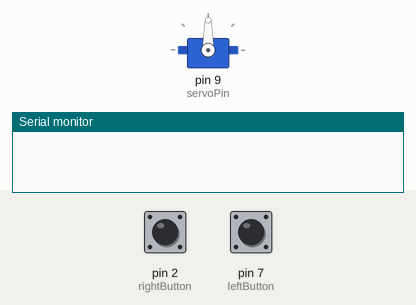
Bench run of a sketch on a simulated Arduino Uno, built with avr-gcc and run on an emulated ATmega328P. Shown: servo, the last lines printed to the serial monitor. The inputs (shaded band) are chosen by the test bench; at power-on: pin 2 (rightButton) LOW, pin 7 (leftButton) LOW.

Above: at 1.2 s.
1.3 s: pin 2 (rightButton) pulled HIGH for 3.2 s
At 4.6 s:
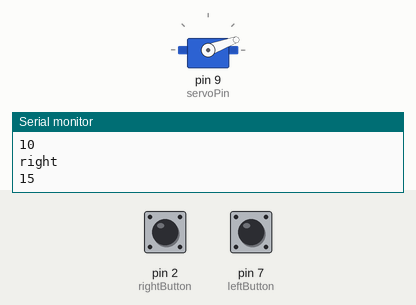
6.0 s: pin 2 (rightButton) pulled HIGH for 3.2 s
At 9.4 s:
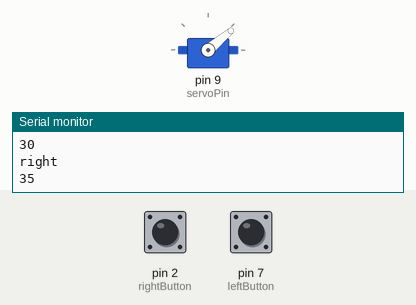
10.7 s: pin 2 (rightButton) pulled HIGH for 3.2 s
At 14.2 s:
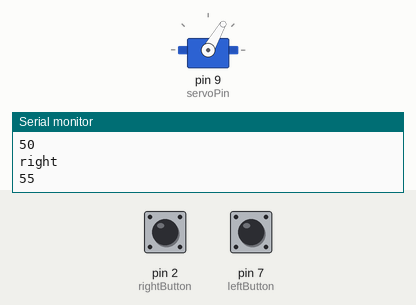
15.4 s: pin 7 (leftButton) pulled HIGH for 0.15 s
At 16.7 s:
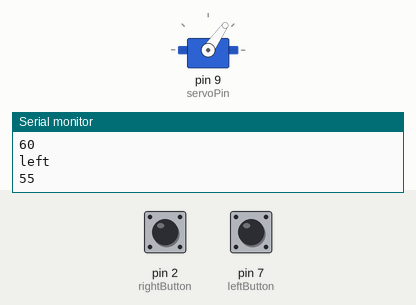
17.9 s: pin 7 (leftButton) pulled HIGH for 3.2 s
At 22.1 s:
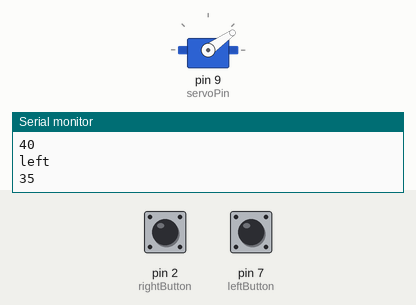
22.6 s: pin 2 (rightButton) pulled HIGH for 0.15 s
At 23.4 s:
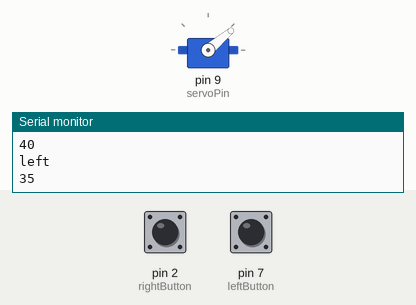
Timing chart, 0 to 25.2 s (numbered marks = the images above; inputs shaded):
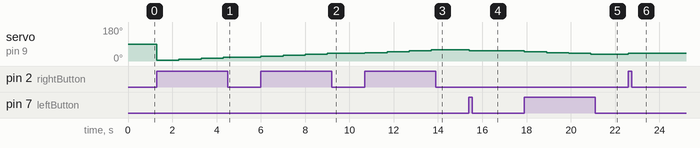

Measured:
- after the input at 1.3 s, servo on pin 9 (servoPin): 90° → 5° at once, → 10° 1.0 s later, → 15° 1.0 s later, → 20° 1.0 s later
- after the input at 6.0 s, servo on pin 9 (servoPin): 20° → 25° at once, → 30° 1.0 s later, → 35° 1.0 s later, → 40° 1.0 s later
- after the input at 10.7 s, servo on pin 9 (servoPin): 40° → 45° at once, → 50° 1.0 s later, → 55° 1.0 s later, → 60° 1.0 s later
- after the input at 15.4 s, servo on pin 9 (servoPin): 60° → 55° at once
- after the input at 17.9 s, servo on pin 9 (servoPin): 55° → 50° at once, → 45° 1.0 s later, → 40° 1.0 s later, → 35° 1.0 s later
- after the input at 22.6 s, servo on pin 9 (servoPin): 35° → 40° at once

The sketch:

Chapter7_S4.ino
```cpp
#include <Servo.h> 	// Arduino header file for servo motor

Servo servo;		// Servo motor object

int leftButton = 7;	// pin for reading left button state
int servoPin = 9;	// pin for sending signals to the servo motor
int rightButton = 2;	// pin for reading right button state

int angle = 0;   		// to track servo position in degrees
bool leftPressed = false;  	// flag to track pressed button
bool rightPressed = false; 	// flag to track pressed button

void setup()
{
  Serial.begin(9600);
  servo.attach(servoPin);	// specify the pin for controlling
					// the Servo motor
}

void loop()
{
  // do not press both buttons at once
  // otherwise the sketch logic will get confused
  leftPressed = digitalRead(leftButton);
  rightPressed = digitalRead(rightButton);

  if(leftPressed)
  {
    decreaseAngle();
    Serial.println("left");
    Serial.println(angle);
  }

  if(rightPressed)
  {
    increaseAngle();
    Serial.println("right");
    Serial.println(angle);
  }
}

void decreaseAngle()
{
  // decrease angle
  if (angle > 10)
  {
    angle = angle - 5;
    servo.write(angle);
    delay(1000);
  }
}

void increaseAngle()
{
  // increase angle
  if (angle < 170)
  {
    angle = angle + 5;
    servo.write(angle);
    delay(1000);
  }
}
```
